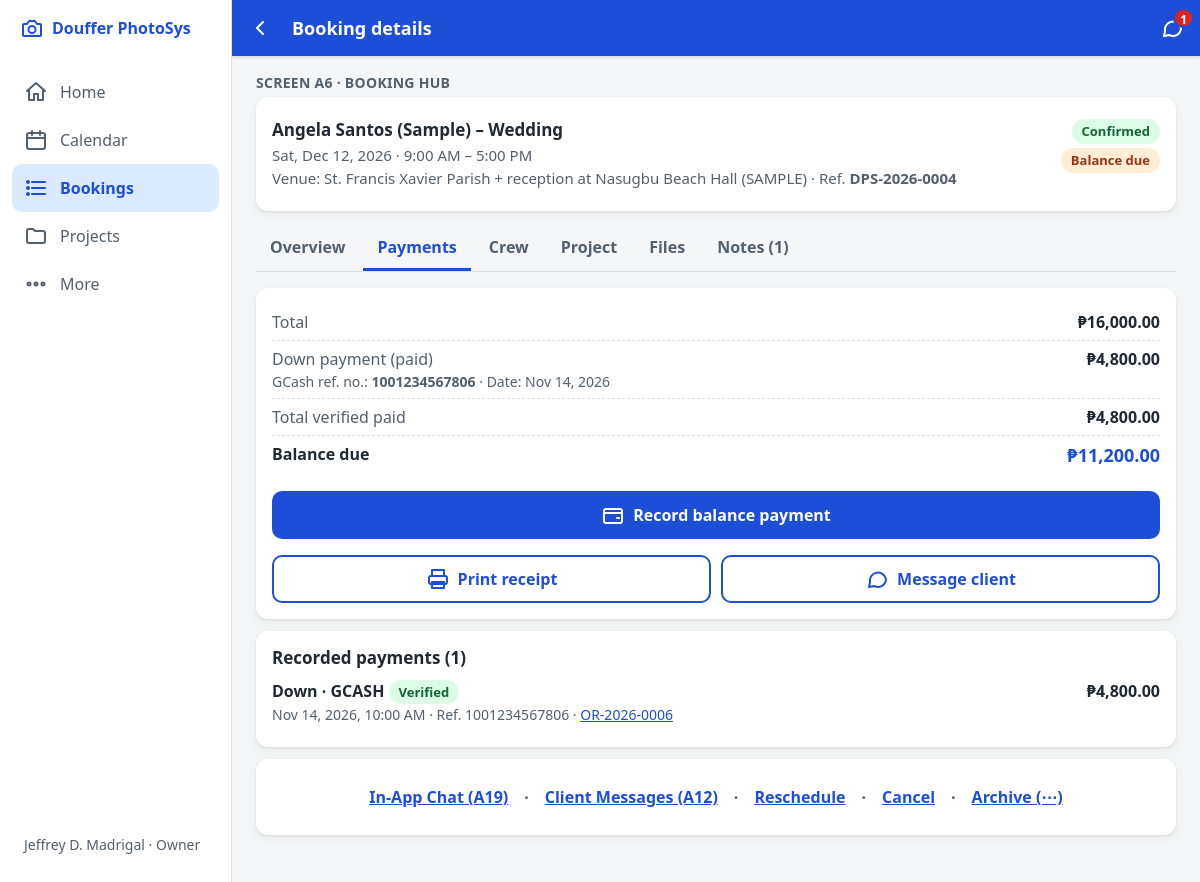
The page /admin/bookings/4 (signed in) on the database its author committed.
### tables this page shows
CREATE TABLE users (
  id                    INT UNSIGNED NOT NULL AUTO_INCREMENT,
  name                  VARCHAR(100) NOT NULL,
  username              VARCHAR(50)  NOT NULL,
  email                 VARCHAR(150) NULL,
  password_hash         VARCHAR(255) NOT NULL,
  role                  ENUM('owner','staff','crew') NOT NULL,
  perm_view_bookings    TINYINT(1) NOT NULL DEFAULT 1,
  perm_record_payments  TINYINT(1) NOT NULL DEFAULT 1,
  perm_verify_payments  TINYINT(1) NOT NULL DEFAULT 0,
  perm_archive_records  TINYINT(1) NOT NULL DEFAULT 0,
  perm_manage_messages  TINYINT(1) NOT NULL DEFAULT 1,
  must_change_password  TINYINT(1) NOT NULL DEFAULT 1,
  is_active             TINYINT(1) NOT NULL DEFAULT 1,
  last_login_at         DATETIME NULL,
  password_changed_at   DATETIME NULL,
  created_at            DATETIME NOT NULL DEFAULT CURRENT_TIMESTAMP,
  PRIMARY KEY (id),
  UNIQUE KEY uq_users_username (username)
);

CREATE TABLE bookings (
  id                  INT UNSIGNED NOT NULL AUTO_INCREMENT,
  reference_code      VARCHAR(20)  NOT NULL,
  client_id           INT UNSIGNED NOT NULL,
  package_id          INT UNSIGNED NOT NULL,
  event_type          VARCHAR(50)  NOT NULL,
  event_date          DATE         NOT NULL,
  start_time          TIME NULL,
  end_time            TIME NULL,
  venue               VARCHAR(255) NOT NULL,
  special_requests    TEXT NULL,
  source_channel      ENUM('messenger','call','walk_in','referral','website') NOT NULL DEFAULT 'website',
  status              ENUM('pending','confirmed','completed','cancelled') NOT NULL DEFAULT 'pending',
  package_price       DECIMAL(10,2) NOT NULL,           
  total_amount        DECIMAL(10,2) NOT NULL,           
  down_payment_due    DECIMAL(10,2) NOT NULL,
  is_archived         TINYINT(1) NOT NULL DEFAULT 0,
  terms_version       VARCHAR(10) NULL,
  terms_accepted_at   DATETIME NULL,
  privacy_consent_at  DATETIME NULL,
  confirmed_at        DATETIME NULL,
  cancelled_at        DATETIME NULL,
  completed_at        DATETIME NULL,
  archived_at         DATETIME NULL,
  created_by          INT UNSIGNED NULL,                
  created_at          DATETIME NOT NULL DEFAULT CURRENT_TIMESTAMP,
  PRIMARY KEY (id),
  UNIQUE KEY uq_bookings_ref (reference_code),
  KEY idx_bookings_date_status (event_date, status),
  KEY idx_bookings_client (client_id),
  KEY idx_bookings_status (status, is_archived),
  CONSTRAINT fk_bookings_client  FOREIGN KEY (client_id)  REFERENCES clients (id),
  CONSTRAINT fk_bookings_package FOREIGN KEY (package_id) REFERENCES packages (id),
  CONSTRAINT fk_bookings_user    FOREIGN KEY (created_by) REFERENCES users (id)
);

CREATE TABLE clients (
  id                  INT UNSIGNED NOT NULL AUTO_INCREMENT,
  full_name           VARCHAR(120) NOT NULL,
  mobile              VARCHAR(20)  NOT NULL,
  mobile_normalized   CHAR(11)     NOT NULL,           
  messenger_name      VARCHAR(150) NULL,
  contact_channel     ENUM('messenger','call','walk_in','referral','website') NOT NULL DEFAULT 'website',
  privacy_consent_at  DATETIME NULL,
  is_archived         TINYINT(1) NOT NULL DEFAULT 0,
  created_at          DATETIME NOT NULL DEFAULT CURRENT_TIMESTAMP,
  PRIMARY KEY (id),
  KEY idx_clients_mobile (mobile_normalized),
  KEY idx_clients_name (full_name)
);

CREATE TABLE payments (
  id                   INT UNSIGNED NOT NULL AUTO_INCREMENT,
  booking_id           INT UNSIGNED NOT NULL,
  type                 ENUM('down','balance','other') NOT NULL,
  method               ENUM('gcash','cash','other') NOT NULL DEFAULT 'gcash',
  amount               DECIMAL(10,2) NOT NULL,
  gcash_reference_no   VARCHAR(40) NULL,
  receipt_path         VARCHAR(255) NULL,               
  receipt_thumb_path   VARCHAR(255) NULL,
  status               ENUM('pending','verified','rejected') NOT NULL DEFAULT 'pending',
  rejection_reason     VARCHAR(255) NULL,
  is_forfeited         TINYINT(1) NOT NULL DEFAULT 0,
  receipt_no           VARCHAR(20) NULL,                
  submitted_via        ENUM('portal','admin') NOT NULL DEFAULT 'portal',
  duplicate_ack_by     INT UNSIGNED NULL,
  duplicate_ack_at     DATETIME NULL,
  recorded_by          INT UNSIGNED NULL,
  verified_by          INT UNSIGNED NULL,
  verified_at          DATETIME NULL,
  paid_at              DATETIME NULL,
  notes                VARCHAR(255) NULL,
  created_at           DATETIME NOT NULL DEFAULT CURRENT_TIMESTAMP,
  PRIMARY KEY (id),
  UNIQUE KEY uq_payments_receipt_no (receipt_no),
  KEY idx_payments_booking (booking_id),
  KEY idx_payments_status (status, created_at),
  KEY idx_payments_gcash_ref (gcash_reference_no),
  CONSTRAINT fk_payments_booking  FOREIGN KEY (booking_id)  REFERENCES bookings (id),
  CONSTRAINT fk_payments_verifier FOREIGN KEY (verified_by) REFERENCES users (id),
  CONSTRAINT fk_payments_recorder FOREIGN KEY (recorded_by) REFERENCES users (id),
  CONSTRAINT fk_payments_dupack   FOREIGN KEY (duplicate_ack_by) REFERENCES users (id)
);

### app/Views/admin/booking_show.php (the view, shortened to what the rows shown need)
<?php
$bid = (int) $booking['id'];
$status = (string) $booking['status'];
$isArchived = (int) ($booking['is_archived'] ?? 0) === 1;
$tagClass = $isArchived ? 'archived' : ($status === 'confirmed' ? 'confirmed' : ($status === 'completed' ? 'completed' : ($status === 'cancelled' ? 'cancelled' : 'pending')));
$tagLabel = $isArchived ? 'Archived' : ucfirst($status);
$notesCount = count($notes ?? []);
$tabs = [
    ['overview', 'Overview', '/admin/bookings/' . $bid . '?tab=overview'],
    ['payments', 'Payments', '/admin/bookings/' . $bid . '?tab=payments'],
    ['crew', 'Crew', '/admin/bookings/' . $bid . '?tab=crew'],
    ['project', 'Project', '/admin/bookings/' . $bid . '?tab=project'],
    ['files', 'Files', '/admin/bookings/' . $bid . '?tab=files'],
    ['notes', 'Notes' . ($notesCount > 0 ? " ($notesCount)" : ''), '/admin/bookings/' . $bid . '?tab=notes'],
];
?>
<p class="eyebrow">Screen A6 · Booking Hub</p>
<article class="card">
    <div class="card-row">
        <div>
            <h2 class="card-title"><?= e($booking['full_name']) ?> – <?= e($booking['event_type']) ?></h2>
            <div class="card-meta">
                <?= e(date_long($booking['event_date'])) ?>
                <?php if (!empty($booking['start_time'])): ?>
                    · <?= e(time12($booking['start_time'])) ?><?= !empty($booking['end_time']) ? ' – ' . e(time12($booking['end_time'])) : '' ?>
                <?php endif; ?>
            </div>
            <div class="card-meta">Venue: <?= e($booking['venue']) ?> · Ref. <strong><?= e($booking['reference_code']) ?></strong></div>
        </div>
        <div class="stack-right">
            <?= partial('partials/tag', ['class' => $tagClass, 'label' => $tagLabel]) ?>
            <?php if ($status === 'confirmed' && $balance > 0): ?>
                <?= partial('partials/tag', ['class' => 'balance', 'label' => 'Balance due']) ?>
            <?php endif; ?>
        </div>
    </div>
</article>
<nav class="tabs mt-1" aria-label="Booking sections">
    <?php foreach ($tabs as [$key, $label, $href]): ?>
        <a href="<?= e(url($href)) ?>"<?= $tab === $key ? ' aria-current="page"' : '' ?>><?= e($label) ?></a>
    <?php endforeach; ?>
</nav>
<?php if ($tab === 'payments'): ?>
    <section class="card" aria-label="Payment summary">
        <div class="card-row">
            <span class="muted">Total</span>
            <strong class="money"><?= e(peso($booking['total_amount'])) ?></strong>
        </div>
        <div class="card-row">
            <div>
                <span class="muted">Down payment <?= $downPayment && $downPayment['status'] === 'verified' ? '(paid)' : '(' . e($downPayment['status'] ?? 'required') . ')' ?></span>
                <?php if ($downPayment): ?>
                    <div class="small muted">
                        GCash ref. no.: <strong><?= e($downPayment['gcash_reference_no'] ?: '—') ?></strong>
                        · Date: <?= e(date_short(substr((string) ($downPayment['paid_at'] ?? $downPayment['created_at']), 0, 10))) ?>
                    </div>
                <?php endif; ?>
            </div>
            <strong class="money"><?= e(peso($downPayment ? $downPayment['amount'] : $booking['down_payment_due'])) ?></strong>
        </div>
        <div class="card-row">
            <span class="muted">Total verified paid</span>
            <strong class="money"><?= e(peso($paid)) ?></strong>
        </div>
        <div class="card-row">
            <span class="strong">Balance due</span>
            <strong class="money price"><?= e(peso($balance)) ?></strong>
        </div>
        <?php if (Auth::can('record_payments') && in_array($status, ['confirmed', 'completed'], true) && $balance > 0): ?>
            <div class="mt-1">
                <a class="btn btn-primary btn-block" href="#record-payment" data-sheet-open="record-payment">
                    <?= icon('wallet') ?> Record balance payment
                </a>
            </div>
        <?php endif; ?>
        <div class="btn-row mt-1">
            <a class="btn btn-outline" href="<?= e(url('/admin/bookings/' . $bid . '/confirmation')) ?>"><?= icon('print') ?> Print receipt</a>
            <a class="btn btn-outline" href="<?= e(url('/admin/bookings/' . $bid . '/messages/templates')) ?>"><?= icon('chat') ?> Message client</a>
        </div>
    </section>
    <section class="card mt-1" aria-label="Payment history">
        <h3 class="card-title">Recorded payments (<?= count($payments) ?>)</h3>
        <?php if (empty($payments)): ?>
            <p class="muted mb-0">No payments recorded yet.</p>
        <?php else: ?>
            <?php foreach ($payments as $p):
                $pStatus = (string) $p['status'];
                $pClass = $pStatus === 'verified' ? 'confirmed' : ($pStatus === 'rejected' ? 'rejected' : 'pending');
            ?>
                <div class="card-row">
                    <div>
                        <strong><?= e(ucfirst($p['type'])) ?> · <?= e(strtoupper($p['method'])) ?></strong>
                        <?= partial('partials/tag', ['class' => $pClass, 'label' => ucfirst($pStatus)]) ?>
                        <div class="small muted">
                            <?= e(datetime_short($p['paid_at'] ?? $p['created_at'])) ?>
                            <?php if (!empty($p['gcash_reference_no'])): ?> · Ref. <?= e($p['gcash_reference_no']) ?><?php endif; ?>
                            <?php if (!empty($p['receipt_no'])): ?>
                                · <a class="link-like" href="<?= e(url('/admin/bookings/' . $bid . '/confirmation?tab=receipt&payment_id=' . (int) $p['id'])) ?>"><?= e($p['receipt_no']) ?></a>
                            <?php endif; ?>
                        </div>
                    </div>
                    <strong class="money"><?= e(peso($p['amount'])) ?></strong>
                </div>
            <?php endforeach; ?>
        <?php endif; ?>
    </section>
<?php endif; ?>
<footer class="card mt-1">
    <div class="hub-links">
        <?php if (Auth::can('manage_messages')): ?>
            <a class="link-like" href="<?= e(url('/admin/bookings/' . $bid . '/chat')) ?>">In-App Chat (A19)</a>
            <span class="muted">·</span>
        <?php endif; ?>
        <a class="link-like" href="<?= e(url('/admin/bookings/' . $bid . '/messages/templates')) ?>">Client Messages (A12)</a>
        <span class="muted">·</span>
        <?php if (in_array($status, ['pending', 'confirmed'], true)): ?>
            <a class="link-like" href="<?= e(url('/admin/bookings/' . $bid . '/change')) ?>">Reschedule</a>
            <span class="muted">·</span>
            <a class="link-like" href="<?= e(url('/admin/bookings/' . $bid . '/change?mode=cancel')) ?>">Cancel</a>
        <?php elseif ($status === 'completed'): ?>
            <span class="muted">Booking completed</span>
        <?php else: ?>
            <span class="muted">Booking cancelled</span>
        <?php endif; ?>
        <?php if (Auth::can('archive_records')): ?>
            <span class="muted">·</span>
            <a class="link-like" href="#archive-sheet" data-sheet-open="archive-sheet"><?= $isArchived ? 'Restore' : 'Archive' ?> (⋯)</a>
        <?php endif; ?>
    </div>
</footer>

### app/Core/Router.php (shortened to what the rows shown need)
<?php
final class Router
{
    private array $routes = [];
    public function add(string $method, string $pattern, array $handler, array $opts = []): void
    {
        $this->routes[] = [
            'method'  => $method,
            'regex'   => self::compile($pattern),
            'handler' => $handler,
            'opts'    => $opts,
        ];
    }
    public static function compile(string $pattern): string
    {
        $pattern = $pattern === '/' ? '/' : rtrim($pattern, '/');
        $regex = preg_replace_callback('#\{(\w+)\}#', static function (array $m): string {
            $name = $m[1];
            if ($name === 'id' || str_ends_with($name, '_id')) {
                $part = '\d+';
            } elseif ($name === 'ref') {
                $part = '[A-Za-z0-9\-]+';
            } elseif ($name === 'token') {
                $part = '[A-Za-z0-9\-]{16,128}';
            } else {
                $part = '[^/]+';
            }
            return '(?P<' . $name . '>' . $part . ')';
        }, $pattern);
        return '#^' . $regex . '$#';
    }
    public function dispatch(string $method, string $path): void
    {
        $path = $path === '/' ? '/' : rtrim($path, '/');
        $methodMismatch = false;
        foreach ($this->routes as $route) {
            if (!preg_match($route['regex'], $path, $m)) {
                continue;
            }
            $opts = $route['opts'];
            Guard::check($opts, !empty($opts['api']));
            $params = array_filter($m, 'is_string', ARRAY_FILTER_USE_KEY);
            [$class, $action] = $route['handler'];
            $controller = new $class();
            $controller->$action(...array_merge($opts['args'] ?? [], array_values($params)));
            return;
        }
        throw new HttpException($methodMismatch ? 405 : 404);
    }
}

### app/Views/partials/tag.php
<?php
$tagClass = (string) ($class ?? $status ?? 'neutral');
$tagLabel = (string) ($label ?? ucfirst(str_replace('_', ' ', $tagClass)));
?>
<span class="tag tag-<?= e($tagClass) ?>"><?= e($tagLabel) ?></span>

### app/Views/layouts/admin.php (shortened to what the rows shown need)
<?php
$unread = Message::unreadForAdmin();
$nav = [
    ['/admin', 'Home', 'home', nav_active('/admin', true)],
    ['/admin/calendar', 'Calendar', 'calendar', nav_active('/admin/calendar') || nav_active('/admin/crew')],
    ['/admin/bookings', 'Bookings', 'list', nav_active('/admin/bookings') || nav_active('/admin/payments')],
    ['/admin/projects', 'Projects', 'folder', nav_active('/admin/projects')],
    ['/admin/more', 'More', 'more', nav_active('/admin/more') || nav_active('/admin/clients') || nav_active('/admin/packages')
        || nav_active('/admin/reports') || nav_active('/admin/users') || nav_active('/admin/settings')
        || nav_active('/admin/logs') || nav_active('/admin/messages') || nav_active('/account')],
];
?>
<?= partial('partials/head', ['title' => $title ?? 'Admin', 'theme' => 'admin', 'scripts' => $scripts ?? []]) ?>
<body class="theme-admin has-sidebar"<?= Auth::can('manage_messages') ? ' data-poll-unread' : '' ?>>
<header class="topbar">
    <?php if (!empty($back)): ?>
        <a class="topbar-btn" href="<?= e(url($back)) ?>" aria-label="Back"><?= icon('back') ?></a>
    <?php else: ?>
        <span class="topbar-logo" aria-hidden="true"><?= icon('camera') ?></span>
    <?php endif; ?>
    <h1 class="topbar-title"><?= e($title ?? 'Admin') ?></h1>
    <?php if (Auth::can('manage_messages')): ?>
        <a class="topbar-btn topbar-end" href="<?= e(url('/admin/messages')) ?>" aria-label="Messages, <?= (int) $unread ?> unread">
            <?= icon('chat') ?>
            <span class="badge" data-unread-badge<?= $unread > 0 ? '' : ' hidden' ?>><?= (int) $unread ?></span>
        </a>
    <?php endif; ?>
</header>
<nav class="bottomnav bottomnav-5" aria-label="Admin">
    <div class="sidebar-brand"><?= icon('camera') ?><span>Douffer PhotoSys</span></div>
    <?php foreach ($nav as [$href, $label, $ico, $active]): ?>
        <a href="<?= e(url($href)) ?>"<?= $active ? ' aria-current="page"' : '' ?>><?= icon($ico) ?><span><?= e($label) ?></span></a>
    <?php endforeach; ?>
    <div class="sidebar-user">
        <span><?= e(Auth::user()['name'] ?? '') ?> · <?= e(ucfirst((string) Auth::role())) ?></span>
    </div>
</nav>
<main id="main" class="page" tabindex="-1">
    <?= $content ?>
</main>
</body>
</html>

### rows shown on the page
users: name "Jeffrey D. Madrigal", role "Owner"
bookings: client.full_name "Angela Santos (Sample)", event_type "Wedding", event_date "Sat, Dec 12, 2026", start_time "9:00 AM", end_time "5:00 PM", venue "St. Francis Xavier Parish + reception at Nasugbu Beach Hall (SAMPLE)", reference_code "DPS-2026-0004", total_amount "₱16,000.00"
payments: gcash_reference_no "1001234567806", paid_at "Nov 14, 2026", amount "₱4,800.00", type "Down", method "GCASH", tagLabel "Verified", paid_at "Nov 14, 2026, 10:00 AM", receipt_no "OR-2026-0006"

### other values the page prints
$unread "1"
$label "Home"
$label "Calendar"
$label "Bookings"
$label "Projects"
$label "More"
$tagLabel "Confirmed Balance due"
$label "Overview"
$label "Payments"
$label "Crew"
$label "Project"
$label "Files"
$label "Notes (1)"
peso($paid) "₱4,800.00"
peso($balance) "₱11,200.00"
